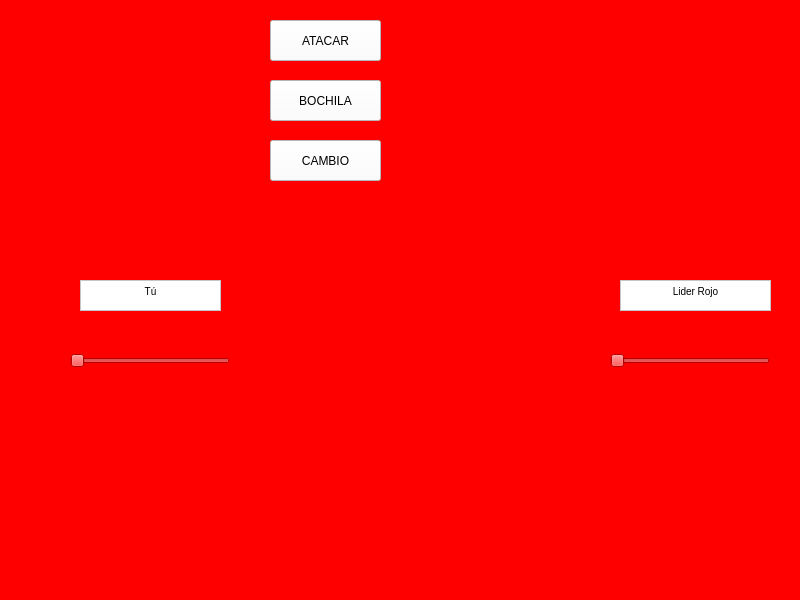
<?xml version="1.0" encoding="UTF-8"?>
<ui version="4.0">
 <class>Batalla</class>
 <widget class="QMainWindow" name="Batalla">
  <property name="geometry">
   <rect>
    <x>0</x>
    <y>0</y>
    <width>800</width>
    <height>600</height>
   </rect>
  </property>
  <property name="windowTitle">
   <string>MainWindow</string>
  </property>
  <property name="styleSheet">
   <string notr="true">
background-color: rgb(255, 0, 0);</string>
  </property>
  <widget class="QWidget" name="centralwidget">
   <widget class="QLabel" name="label">
    <property name="geometry">
     <rect>
      <x>20</x>
      <y>30</y>
      <width>231</width>
      <height>231</height>
     </rect>
    </property>
    <property name="styleSheet">
     <string notr="true">border-image: url(:/res/profe2_sup.png);
background:transparent;
</string>
    </property>
    <property name="text">
     <string/>
    </property>
   </widget>
   <widget class="QLabel" name="label_2">
    <property name="geometry">
     <rect>
      <x>610</x>
      <y>10</y>
      <width>151</width>
      <height>241</height>
     </rect>
    </property>
    <property name="styleSheet">
     <string notr="true">border-image: url(:/res/lucho_sup.png);
background:transparent;</string>
    </property>
    <property name="text">
     <string/>
    </property>
   </widget>
   <widget class="QPushButton" name="mochila">
    <property name="geometry">
     <rect>
      <x>270</x>
      <y>80</y>
      <width>111</width>
      <height>41</height>
     </rect>
    </property>
    <property name="styleSheet">
     <string notr="true">background-color: rgb(255, 255, 255);</string>
    </property>
    <property name="text">
     <string>BOCHILA</string>
    </property>
   </widget>
   <widget class="QPushButton" name="atacar">
    <property name="geometry">
     <rect>
      <x>270</x>
      <y>20</y>
      <width>111</width>
      <height>41</height>
     </rect>
    </property>
    <property name="styleSheet">
     <string notr="true">background-color: rgb(255, 255, 255);</string>
    </property>
    <property name="text">
     <string>ATACAR</string>
    </property>
   </widget>
   <widget class="QSlider" name="horizontalSlider">
    <property name="geometry">
     <rect>
      <x>70</x>
      <y>350</y>
      <width>160</width>
      <height>22</height>
     </rect>
    </property>
    <property name="orientation">
     <enum>Qt::Horizontal</enum>
    </property>
   </widget>
   <widget class="QSlider" name="horizontalSlider_2">
    <property name="geometry">
     <rect>
      <x>610</x>
      <y>350</y>
      <width>160</width>
      <height>22</height>
     </rect>
    </property>
    <property name="orientation">
     <enum>Qt::Horizontal</enum>
    </property>
   </widget>
   <widget class="QTextBrowser" name="textBrowser">
    <property name="geometry">
     <rect>
      <x>620</x>
      <y>280</y>
      <width>151</width>
      <height>31</height>
     </rect>
    </property>
    <property name="styleSheet">
     <string notr="true">background-color: rgb(255, 255, 255);</string>
    </property>
    <property name="html">
     <string>&lt;!DOCTYPE HTML PUBLIC &quot;-//W3C//DTD HTML 4.0//EN&quot; &quot;http://www.w3.org/TR/REC-html40/strict.dtd&quot;&gt;
&lt;html&gt;&lt;head&gt;&lt;meta name=&quot;qrichtext&quot; content=&quot;1&quot; /&gt;&lt;style type=&quot;text/css&quot;&gt;
p, li { white-space: pre-wrap; }
&lt;/style&gt;&lt;/head&gt;&lt;body style=&quot; font-family:'MS Shell Dlg 2'; font-size:7.8pt; font-weight:400; font-style:normal;&quot;&gt;
&lt;p align=&quot;center&quot; style=&quot; margin-top:0px; margin-bottom:0px; margin-left:0px; margin-right:0px; -qt-block-indent:0; text-indent:0px;&quot;&gt;Lider Rojo&lt;/p&gt;&lt;/body&gt;&lt;/html&gt;</string>
    </property>
   </widget>
   <widget class="QPushButton" name="cambio">
    <property name="geometry">
     <rect>
      <x>270</x>
      <y>140</y>
      <width>111</width>
      <height>41</height>
     </rect>
    </property>
    <property name="styleSheet">
     <string notr="true">background-color: rgb(255, 255, 255);</string>
    </property>
    <property name="text">
     <string>CAMBIO</string>
    </property>
   </widget>
   <widget class="QTextBrowser" name="textBrowser_2">
    <property name="geometry">
     <rect>
      <x>80</x>
      <y>280</y>
      <width>141</width>
      <height>31</height>
     </rect>
    </property>
    <property name="styleSheet">
     <string notr="true">
background-color: rgb(255, 255, 255);</string>
    </property>
    <property name="html">
     <string>&lt;!DOCTYPE HTML PUBLIC &quot;-//W3C//DTD HTML 4.0//EN&quot; &quot;http://www.w3.org/TR/REC-html40/strict.dtd&quot;&gt;
&lt;html&gt;&lt;head&gt;&lt;meta name=&quot;qrichtext&quot; content=&quot;1&quot; /&gt;&lt;style type=&quot;text/css&quot;&gt;
p, li { white-space: pre-wrap; }
&lt;/style&gt;&lt;/head&gt;&lt;body style=&quot; font-family:'MS Shell Dlg 2'; font-size:7.8pt; font-weight:400; font-style:normal;&quot;&gt;
&lt;p align=&quot;center&quot; style=&quot; margin-top:0px; margin-bottom:0px; margin-left:0px; margin-right:0px; -qt-block-indent:0; text-indent:0px;&quot;&gt;Tú&lt;/p&gt;&lt;/body&gt;&lt;/html&gt;</string>
    </property>
   </widget>
  </widget>
  <widget class="QMenuBar" name="menubar">
   <property name="geometry">
    <rect>
     <x>0</x>
     <y>0</y>
     <width>800</width>
     <height>26</height>
    </rect>
   </property>
  </widget>
  <widget class="QStatusBar" name="statusbar"/>
 </widget>
 <resources/>
 <connections/>
</ui>
